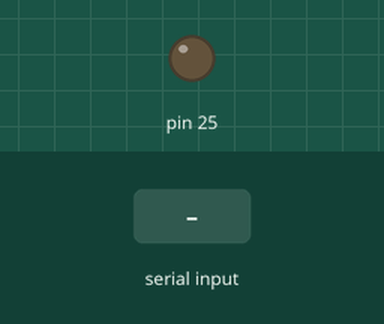
Recording of a sketch running on a simulated Arduino Mega 2560, built with avr-gcc and run on an emulated ATmega2560. Parts: output pins drawn as LEDs (lit = HIGH). The test bench sets the inputs (shaded band). What the sketch prints to the serial monitor is not drawn.

Above: at 1.2 s.
1.3 s: "1" received over Serial
At 2.5 s:
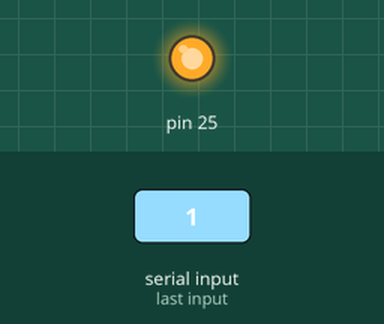
2.8 s: "0" received over Serial
At 3.9 s:
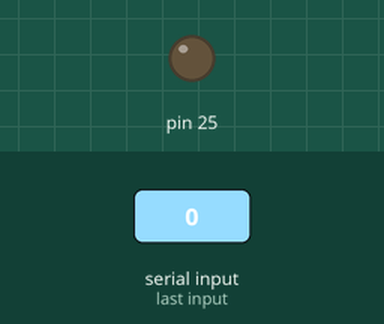
Timing chart, 0 to 5.8 s (numbered marks = the images above; inputs shaded):
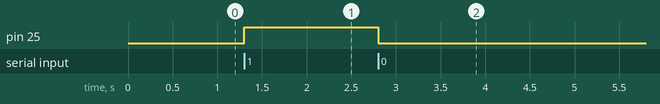

Measured:
- after the input at 1.3 s, pin 25: LOW → HIGH at once
- after the input at 2.8 s, pin 25: HIGH → LOW at once

The sketch:

switch.ino
```cpp
bool ledstate;

void setup() {
  pinMode(25, OUTPUT);
  pinMode(28, INPUT);

  Serial.begin(115200);
  while(!Serial) delay(10);
  Serial.print("Serial initialised");
}

void loop() {
  serialRead();
  if(ledstate){
    digitalWrite(25, HIGH);
  } else {
    digitalWrite(25, LOW);
  }
}

// to determine if led got lag
void serialRead()
{
  if (Serial.available())
  {
    char b = Serial.read();
    Serial.flush();
    if (b == '1') {
      ledstate = true;
    } else if (b == '0') {
      ledstate = false;
    }
  }
}
```
